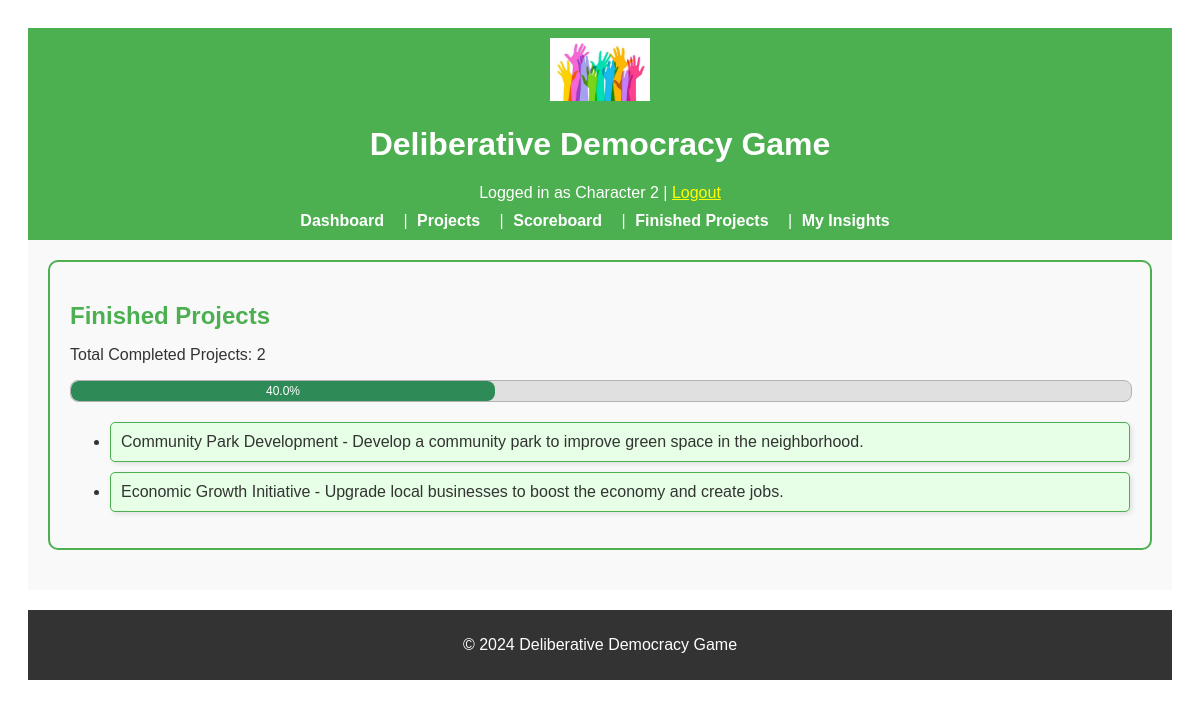
/finished_projects (signed in), run on an earlier commit of the app's database.
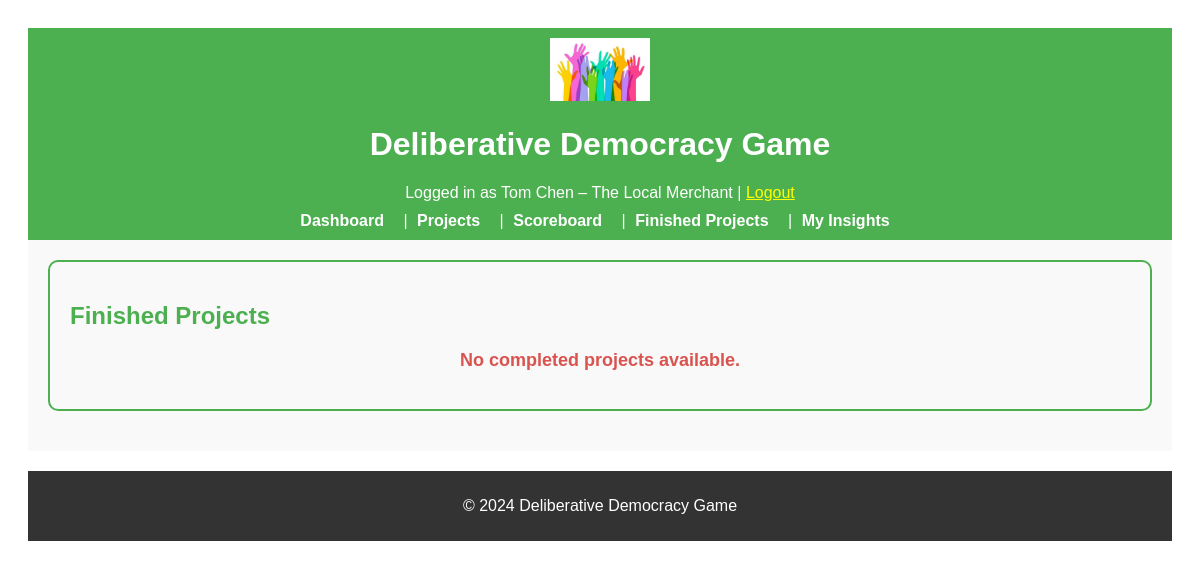
And on a later commit of the database.
### app/models.py (models this page shows, shortened)
class User(UserMixin, db.Model):
    __tablename__ = "users"
    id = db.Column(db.Integer, primary_key=True)
    character_name = db.Column(db.String(64), unique=True, nullable=False)
    interests = db.Column(db.Text, nullable=True)
    utility_criteria = db.Column(db.Text, nullable=True)
    starting_resources = db.Column(db.Text, nullable=True)
    reading = db.Column(db.Text, nullable=True)
    environment = db.Column(db.Integer, default=0, nullable=True)
    money = db.Column(db.Integer, default=0, nullable=True)
    involvement = db.Column(db.Integer, default=0, nullable=True)
    welfare = db.Column(db.Integer, default=0, nullable=True)
    resources = db.relationship("Resource", backref="user", lazy=True)
    metrics = db.relationship("Metric", backref="user", lazy=True)

class Project(db.Model):
    __tablename__ = "projects"
    id = db.Column(db.Integer, primary_key=True)
    name = db.Column(db.String(128), nullable=False)
    description = db.Column(db.Text, nullable=True)
    outcomes = db.Column(db.Text, nullable=True)
    required_resources = db.Column(db.Text, nullable=True)
    is_completed = db.Column(db.Boolean, default=False)
    personal_metric_updates = db.Column(
        db.JSON, nullable=True
    )  # JSON for user-specific metric updates

### app/routes.py (the view)
@main.route("/finished_projects")
@login_required
def finished_projects():
    projects = Project.query.filter_by(is_completed=True).all()
    total_projects = Project.query.count()  # Get the total number of projects
    return render_template(
        "finished_projects.html", projects=projects, total_projects=total_projects
    )

### app/routes.py (called while the page is built)
@login_manager.user_loader
def load_user(user_id):
    return User.query.get(int(user_id))

### app/templates/finished_projects.html (shortened to what this page needs)
{% extends "base.html" %}
{% block content %}
<div class="finished-projects-container">
    <h2 class="finished-projects-header">Finished Projects</h2>
    {% if projects %}
    <p>Total Completed Projects: {{ projects|length }}</p>
    <div class="progress-bar-container completed-projects-container">
        <div class="progress-bar completed-projects"
            style="width: {{ (projects|length / total_projects) * 100 }}%; max-width: 100%;">
            {{ (projects|length / total_projects) * 100 | round(1) }}%
        </div>
    </div>
    <ul>
        {% for project in projects %}
        <li class="finished-project-item">{{ project.name }} - {{ project.description }}</li>
        {% endfor %}
    </ul>
    {% else %}
    <p class="no-projects-message">No completed projects available.</p>
    {% endif %}
</div>
{% endblock %}

### app/templates/base.html (shortened to what this page needs)
<!DOCTYPE html>
<html lang="en">
<head>
    <link rel="stylesheet" href="{{ url_for('static', filename='css/styles.css') }}">
</head>
<body>
    <header style="background-color: #4CAF50; padding: 10px; color: white; text-align: center;">
        <img src="{{ url_for('static', filename='images/logo.png') }}" alt="Game Logo"
            style="width: 100px; height: auto;">
        <h1>Deliberative Democracy Game</h1>
        {% if current_user.is_authenticated %}
        <p style="margin: 0;">Logged in as {{ current_user.character_name }} | <a href="{{ url_for('main.logout') }}"
                style="color: yellow;">Logout</a></p>
        {% endif %}
        <nav style="margin-top: 10px;">
            <a href="{{ url_for('main.dashboard') }}" style="color: white; padding: 5px;">Dashboard</a> |
            <a href="{{ url_for('main.project_list') }}" style="color: white; padding: 5px;">Projects</a> |
            <a href="{{ url_for('main.score_board') }}" style="color: white; padding: 5px;">Scoreboard</a> |
            <a href="{{ url_for('main.finished_projects') }}" style="color: white; padding: 5px;">Finished Projects</a>
            |
            <a href="{{ url_for('main.insight') }}" style="color: white; padding: 5px;">My Insights</a>
        </nav>
    </header>
    <main style="padding: 20px; background-color: #f9f9f9;">
        {% block content %}{% endblock %}
    </main>
    <footer style="background-color: #333; color: white; text-align: center; padding: 10px; margin-top: 20px;">
        <p>&copy; 2024 Deliberative Democracy Game</p>
    </footer>
</body>
</html>

What changed in the data, as far as the page shows it:
no longer on this page (row edited): Project: name "Community Park Development", description "Develop a community park to improve green space in the neighborhood."
no longer on this page (row edited): Project: name "Economic Growth Initiative", description "Upgrade local businesses to boost the economy and create jobs."
changed User: character_name "Character 2" → "Tom Chen – The Local Merchant"
Also different on the page:
{{ projects|length }}: "2" → (not shown)
{{ (projects|length / total_projects) * 100 | round(1) }}: "40.0" → (not shown)
text no longer shown: "Total Completed Projects: %"
text now shown: "No completed projects available."
